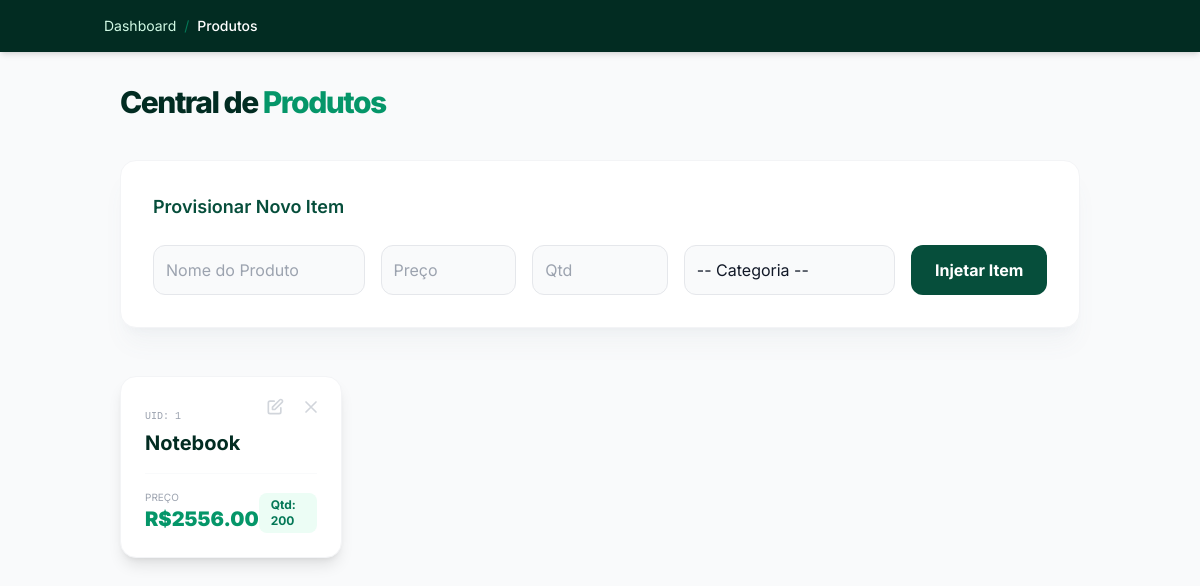
/produtos, run on an earlier commit of the app's database.
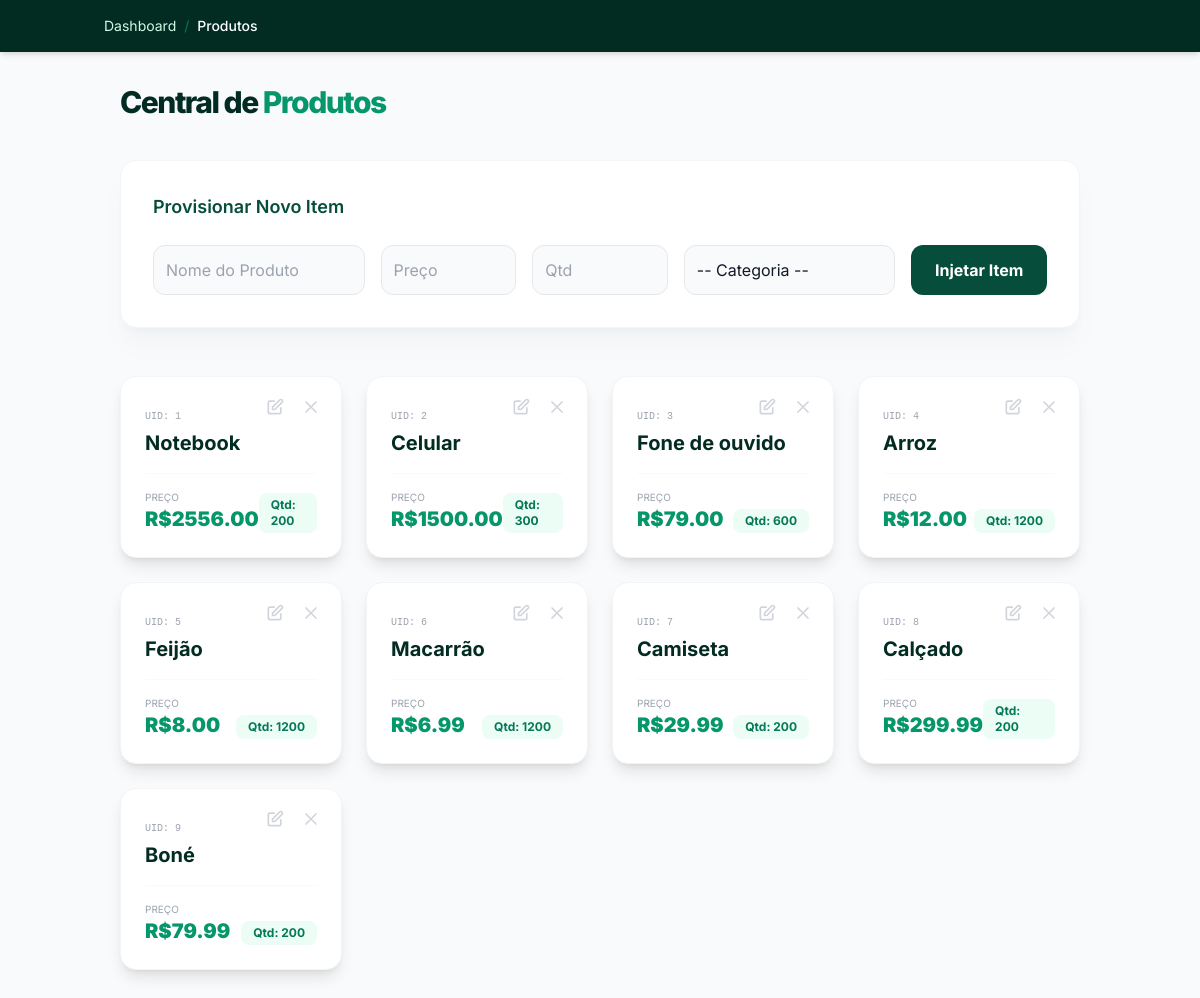
And on a later commit of the database.
### models.py (models this page shows)
class Produto(Base):
    __tablename__ = 'produtos'
    id = Column(Integer, primary_key=True, autoincrement=True)
    nome = Column(String, nullable=False)
    preco = Column(Integer, nullable=False)
    estoque = Column(Integer, nullable=False)
    categoria_id = Column(Integer, ForeignKey('categorias.id'), nullable=False)
    categoria = relationship("Categoria", back_populates="produtos")

### main.py (the view)
@app.get("/produtos")
def exibir_produtos(request: Request, db: Session = Depends(get_db)):
    produtos = db.query(Produto).all()
    categorias = db.query(Categoria).all()
    return templates.TemplateResponse(
        request,
        "produtos.html",
        {"request": request,
         "produtos": produtos,
         "categorias": categorias
        }
    )

### templates/produtos.html (shortened to what this page needs)
<!DOCTYPE html>
<html lang="pt-br">
<head>
    <script src="https://cdn.tailwindcss.com"></script>
</head>
<body class="bg-gray-50 text-gray-900 min-h-screen">
    <nav class="bg-emerald-950 p-4 text-emerald-100 shadow-md">
        <div class="container mx-auto px-4 flex items-center justify-between text-sm">
            <div class="flex gap-2">
                <a href="/" class="hover:text-white transition">Dashboard</a>
                <span class="text-emerald-700">/</span>
                <span class="font-medium text-white">Produtos</span>
            </div>
        </div>
    </nav>
    <div class="container mx-auto p-8">
        <h2 class="text-3xl font-extrabold text-emerald-950 tracking-tighter mb-10">Central de <span class="text-emerald-600">Produtos</span></h2>
        <div class="bg-white p-8 rounded-2xl shadow-xl shadow-gray-500/5 border border-gray-100 mb-12">
            <h3 class="text-lg font-semibold text-emerald-900 mb-6">Provisionar Novo Item</h3>
            <form action="/produtos" method="POST" class="grid grid-cols-1 md:grid-cols-12 gap-4">
                <div class="md:col-span-3"><input type="text" name="nome" placeholder="Nome do Produto" required class="w-full border p-3 rounded-xl bg-gray-50 focus:ring-2 focus:ring-emerald-200 outline-none transition"></div>
                <div class="md:col-span-2"><input type="number" step="0.01" name="preco" placeholder="Preço" required class="w-full border p-3 rounded-xl bg-gray-50 focus:ring-2 focus:ring-emerald-200 outline-none transition"></div>
                <div class="md:col-span-2"><input type="number" name="estoque" placeholder="Qtd" required class="w-full border p-3 rounded-xl bg-gray-50 focus:ring-2 focus:ring-emerald-200 outline-none transition"></div>
                <div class="md:col-span-3">
                    <select name="categoria_id" required class="w-full border p-3 rounded-xl bg-gray-50 appearance-none focus:ring-2 focus:ring-emerald-200 outline-none transition">
                        <option value="">-- Categoria --</option>
                    </select>
                </div>
                <div class="md:col-span-2"><button type="submit" class="w-full h-full bg-emerald-900 text-white font-bold rounded-xl hover:bg-black transition">Injetar Item</button></div>
            </form>
        </div>
        <div class="grid grid-cols-1 md:grid-cols-3 lg:grid-cols-4 gap-6">
            {% for produto in produtos %}
            <div class="product-card bg-white p-6 rounded-2xl shadow-lg border border-gray-100 relative">
                <div class="absolute top-4 right-4 flex gap-2">
                    <a href="/produtos/{{ produto.id }}/editar" class="text-gray-300 hover:text-emerald-600 transition p-1">
                        <svg class="w-5 h-5" fill="none" stroke="currentColor" viewBox="0 0 24 24">
                            <path stroke-linecap="round" stroke-linejoin="round" stroke-width="2" d="M11 5H6a2 2 0 00-2 2v11a2 2 0 002 2h11a2 2 0 002-2v-5m-1.414-9.414a2 2 0 112.828 2.828L11.828 15H9v-2.828l8.586-8.586z"></path>
                        </svg>
                    </a>
                    <button onclick="openPModal('{{ produto.id }}', '{{ produto.nome }}')" class="text-gray-300 hover:text-red-500 transition p-1">
                        <svg class="w-5 h-5" fill="none" stroke="currentColor" viewBox="0 0 24 24"><path stroke-linecap="round" stroke-linejoin="round" stroke-width="2" d="M6 18L18 6M6 6l12 12"></path></svg>
                    </button>
                </div>
                <span class="font-mono text-[10px] text-gray-400 uppercase">UID: {{ produto.id }}</span>
                <h3 class="text-xl font-bold text-emerald-950 mt-1">{{ produto.nome }}</h3>
                <div class="mt-4 pt-4 border-t border-gray-50 flex justify-between items-end">
                    <div>
                        <p class="text-[10px] text-gray-400 uppercase">Preço</p>
                        <p class="text-xl font-black text-emerald-600">R${{ "%.2f"|format(produto.preco) }}</p>
                    </div>
                    <span class="bg-emerald-50 text-emerald-700 px-3 py-1 rounded-lg text-xs font-bold">Qtd: {{ produto.estoque }}</span>
                </div>
            </div>
            {% endfor %}
        </div>
    </div>
</body>
</html>

### templates/produtos.html (style rules this page uses)
body { font-family: 'Inter', sans-serif; }
.product-card { transition: all 0.3s cubic-bezier(0.4, 0, 0.2, 1); }

What changed in the data, as far as the page shows it:
added Produto: id "2", nome "Celular", preco "1500.00", estoque "300"
added Produto: id "3", nome "Fone de ouvido", preco "79.00", estoque "600"
added Produto: id "4", nome "Arroz", preco "12.00", estoque "1200"
added Produto: id "5", nome "Feijão", preco "8.00", estoque "1200"
added Produto: id "6", nome "Macarrão", preco "6.99", estoque "1200"
added Produto: id "7", nome "Camiseta", preco "29.99", estoque "200"
added Produto: id "8", nome "Calçado", preco "299.99", estoque "200"
added Produto: id "9", nome "Boné", preco "79.99", estoque "200"
